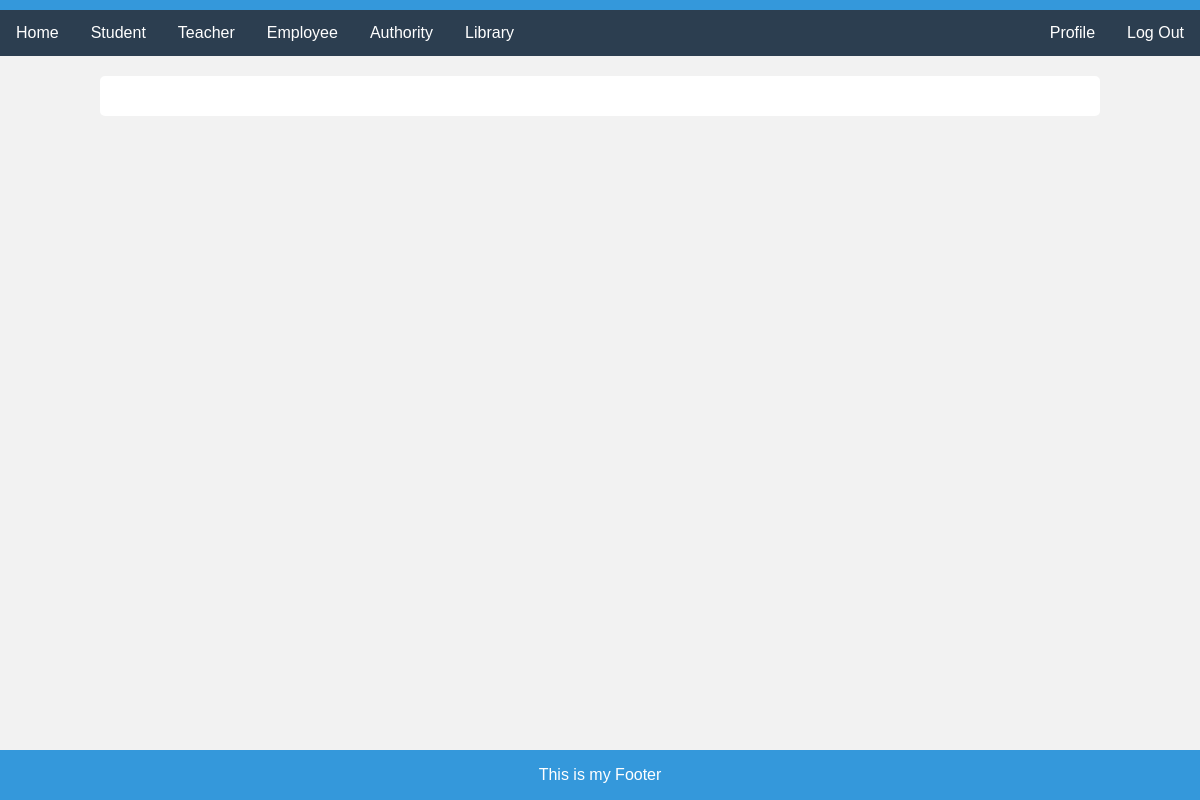
Page /editStudent/35 (signed in) on the earlier database version.
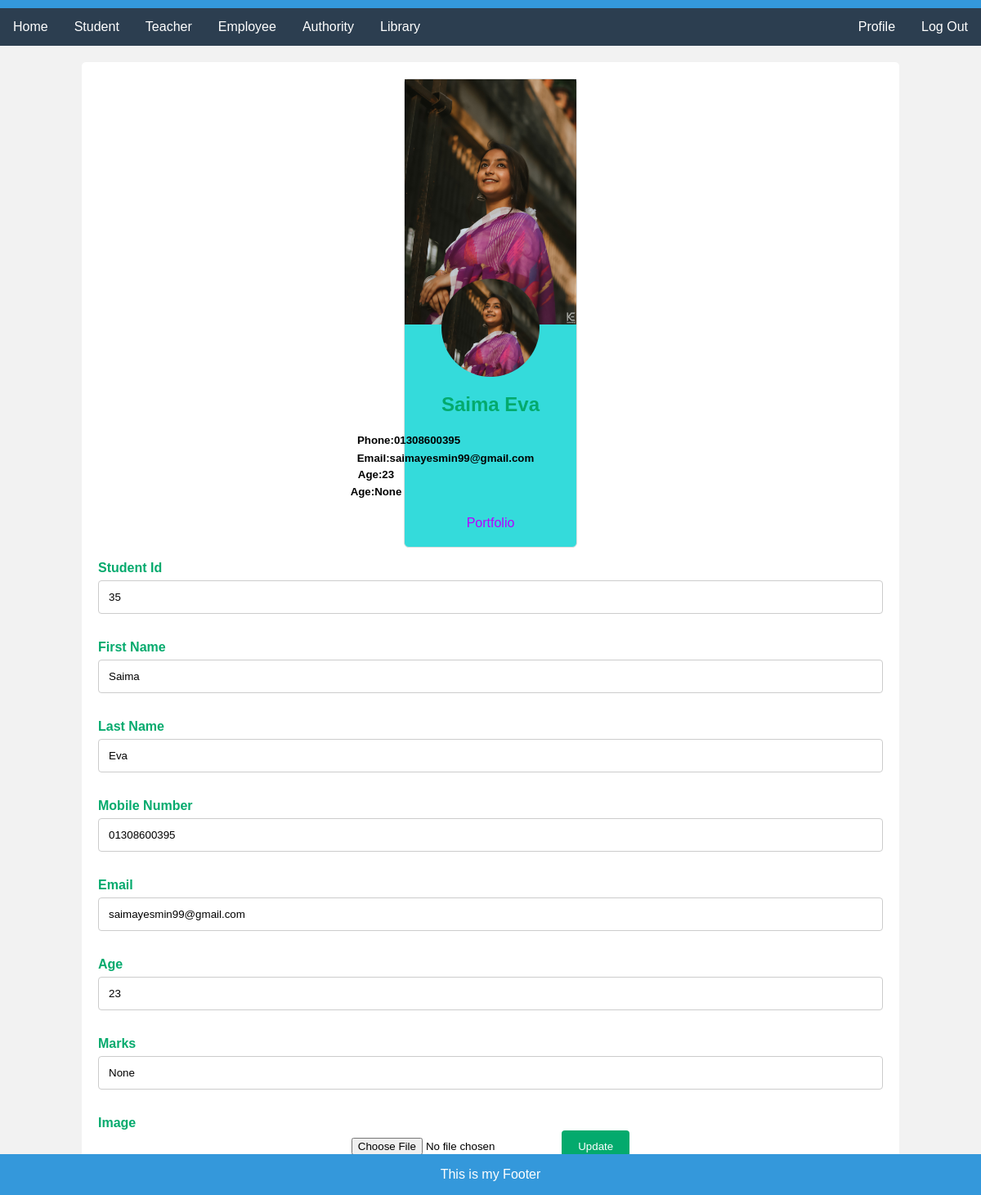
Same page on the later database version.
### myApp/models.py (models this page shows, shortened)
class Students(models.Model):
    First_Name=models.CharField(max_length=100,null=True)
    Last_Name=models.CharField(max_length=100,null=True)
    Mobile=models.CharField(max_length=100,null=True)
    Email=models.CharField(max_length=100,null=True)
    Age=models.CharField(max_length=100,null=True)
    Marks=models.IntegerField(max_length=100, null=True)
    profile_pic=models.ImageField(upload_to="media/profile_pic",null=True)

### myProject/views.py (the view)
# urls.py: path('editStudent/<str:myid>',editStudent, name="editStudent"),
@login_required
def editStudent(request, myid):
    student=Students.objects.filter(id=myid)
    context={
        "student":student,
    }
    return render(request, "editStudent.html", context)

### template/editStudent.html (shortened to what this page needs)
{%extends "home.html"%}
{%block content%}
<div class="container">
    <form action="{% url 'updatestudent'%}" method='post' enctype="multipart/form-data">
        {% for i in student %}
      <div class="card">
        <div class="card_cover">
          <img src="/media/{{i.profile_pic}}" alt="cove-photo">
        </div>
        <div class="card_img">
            <img src="/media/{{i.profile_pic}}" alt="user-image">
        </div>
        <div class="card_info">
              <h2>{{i.First_Name}} {{i.Last_Name}} </h2>
             <div class="p_e_box">
              <h5 class="phone">Phone:{{i.Mobile}}</h5>
              <h5 class="email">Email:{{i.Email}}</h5>
              <h5 class="Age">Age:{{i.Age}}</h5>
              <h5 class="Age">Age:{{i.Marks}}</h5>
            </div>
            <a href="https://saimaeva.netlify.app/">Portfolio</a>
        </div>
    </div>
    <form>
      <label for="fname">Student Id</label>
      <input type="text" id="fname" value="{{i.id}}" name="studentid" placeholder="Your id..">
      <label for="fname">First Name</label>
      <input type="text" id="fname" value="{{i.First_Name}}" name="fname" placeholder="Your name..">
      <label for="lastname">Last Name</label>
      <input type="text" id="lastname" value="{{i.Last_Name}}" name="lname" placeholder="Your last name..">
      <label for="Mobile">Mobile Number</label>
      <input type="text" id="lname" value="{{i.Mobile}}" name="mobile" placeholder="Your mobile number..">
      <label for="email">Email</label>
      <input type="text" id="email" value="{{i.Email}}" name="email" placeholder="Your email..">
      <label for="age">Age</label>
      <input type="text" id="age" value="{{i.Age}}" name="age" placeholder="Your age..">
      <label for="Marks">Marks</label>
      <input type="text" id="Marks" value="{{i.Marks}}" name="Marks" placeholder="Your Marks..">
      <label for="image">Image</label>
      <input type="file" id="image" value="{{i.profile_pic}}" name="profile_pic" placeholder="Your image..">
      <input type="submit" value="Update">
      {% endfor %}
    </form>
  </div>
{%endblock%}

Differences in the rows shown:
added Students: profile_pic (picture), First_Name "Saima", Last_Name "Eva", Mobile "01308600395", Email "saimayesmin99@gmail.com", Age "23", Marks "None", studentid "35", fname "Saima", lname "Eva", mobile "01308600395", email "saimayesmin99@gmail.com", age "23"
